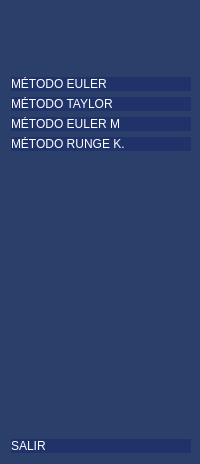
     <widget class="QWidget" name="frame_Botones" native="true">
      <property name="styleSheet">
       <string notr="true">QWidget{
background-color: rgb(42, 64, 106);
}

QPushButton{
background-color: rgb(31, 51, 106);
text-align:left;
border-top-left-radius: 20px;
border-bottom-left-radius:20px;
border-top-right-radius: 20px;
border-bottom-right-radius:20px;
color: rgb(255, 255, 255);
font: 75 10pt &quot;Century Gothic&quot;;
}

QPushButton:hover{
background-color: rgb(31, 39, 86);
border-top-left-radius: 20px;
border-bottom-left-radius:20px;
border-top-right-radius: 20px;
border-bottom-right-radius:20px;
color: rgb(255, 255, 255);
font: 75 10pt &quot;Century Gothic&quot;;
}

QPushButton:checked{
background-color: rgb(31, 39, 86);
font-weight:bold;
}</string>
      </property>
      <layout class="QVBoxLayout" name="verticalLayout_3">
       <property name="rightMargin">
        <number>9</number>
       </property>
       <item>
        <widget class="QLabel" name="label_2">
         <property name="minimumSize">
          <size>
           <width>145</width>
           <height>60</height>
          </size>
         </property>
         <property name="maximumSize">
          <size>
           <width>100</width>
           <height>60</height>
          </size>
         </property>
         <property name="text">
          <string/>
         </property>
         <property name="pixmap">
          <pixmap resource="recursos.qrc">:/newPrefix/Iconos/EDO_LOGO.png</pixmap>
         </property>
         <property name="scaledContents">
          <bool>true</bool>
         </property>
        </widget>
       </item>
       <item>
        <widget class="QPushButton" name="btn_Me_Euler_2">
         <property name="text">
          <string>MÉTODO EULER</string>
         </property>
         <property name="icon">
          <iconset resource="recursos.qrc">
           <normaloff>:/newPrefix/Iconos/E.png</normaloff>:/newPrefix/Iconos/E.png</iconset>
         </property>
         <property name="iconSize">
          <size>
           <width>40</width>
           <height>40</height>
          </size>
         </property>
         <property name="checkable">
          <bool>true</bool>
         </property>
         <property name="autoExclusive">
          <bool>true</bool>
         </property>
        </widget>
       </item>
       <item>
        <widget class="QPushButton" name="btn_Me_Tylor_2">
         <property name="layoutDirection">
          <enum>Qt::LeftToRight</enum>
         </property>
         <property name="text">
          <string>MÉTODO TAYLOR</string>
         </property>
         <property name="icon">
          <iconset resource="recursos.qrc">
           <normaloff>:/newPrefix/Iconos/T.png</normaloff>:/newPrefix/Iconos/T.png</iconset>
         </property>
         <property name="iconSize">
          <size>
           <width>40</width>
           <height>40</height>
          </size>
         </property>
         <property name="checkable">
          <bool>true</bool>
         </property>
         <property name="autoExclusive">
          <bool>true</bool>
         </property>
        </widget>
       </item>
       <item>
        <widget class="QPushButton" name="btn_Me_EM_2">
         <property name="text">
          <string>MÉTODO EULER M</string>
         </property>
         <property name="icon">
          <iconset resource="recursos.qrc">
           <normaloff>:/newPrefix/Iconos/EM.png</normaloff>:/newPrefix/Iconos/EM.png</iconset>
         </property>
         <property name="iconSize">
          <size>
           <width>40</width>
           <height>40</height>
          </size>
         </property>
         <property name="checkable">
          <bool>true</bool>
         </property>
         <property name="autoExclusive">
          <bool>true</bool>
         </property>
        </widget>
       </item>
       <item>
        <widget class="QPushButton" name="btn_Me_Runge_2">
         <property name="text">
          <string>MÉTODO RUNGE K.</string>
         </property>
         <property name="icon">
          <iconset resource="recursos.qrc">
           <normaloff>:/newPrefix/Iconos/RK.png</normaloff>:/newPrefix/Iconos/RK.png</iconset>
         </property>
         <property name="iconSize">
          <size>
           <width>40</width>
           <height>40</height>
          </size>
         </property>
         <property name="checkable">
          <bool>true</bool>
         </property>
         <property name="autoExclusive">
          <bool>true</bool>
         </property>
        </widget>
       </item>
       <item>
        <spacer name="verticalSpacer_2">
         <property name="orientation">
          <enum>Qt::Vertical</enum>
         </property>
         <property name="sizeHint" stdset="0">
          <size>
           <width>20</width>
           <height>282</height>
          </size>
         </property>
        </spacer>
       </item>
       <item>
        <widget class="QPushButton" name="pushButton_13">
         <property name="text">
          <string>SALIR</string>
         </property>
         <property name="icon">
          <iconset resource="recursos.qrc">
           <normaloff>:/newPrefix/Iconos/iconCerrar.png</normaloff>:/newPrefix/Iconos/iconCerrar.png</iconset>
         </property>
         <property name="iconSize">
          <size>
           <width>40</width>
           <height>40</height>
          </size>
         </property>
         <property name="checkable">
          <bool>true</bool>
         </property>
         <property name="autoExclusive">
          <bool>true</bool>
         </property>
        </widget>
       </item>
      </layout>
     </widget>
